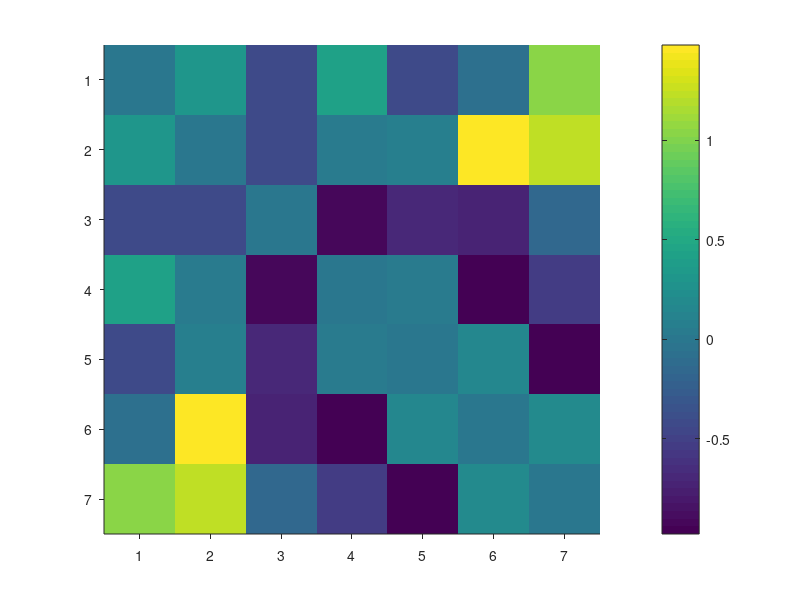

Reproduce this figure in MATLAB.
%% Figure 3D
%
% parameter estimates extracted from ROI 3
% data format: subjects x runs x object trial t-1 x object trial t
%
%%
clear all
close all

% Load data from ROI3
load('ROI3.mat')            % format: subj x obj trial t-1 x obj trial t
roi3 = squeeze(mean(roi3,2));     % average across experimental runs

% Plot symmetrized raw data in a 7x7 matrix
figure;
imagesc(squeeze(mean(roi3)) + squeeze(mean(roi3))')
set(gcf,'color','w')
set(gca,'TickDir','out')
xlim([0.5 7.5])
box off
colorbar

